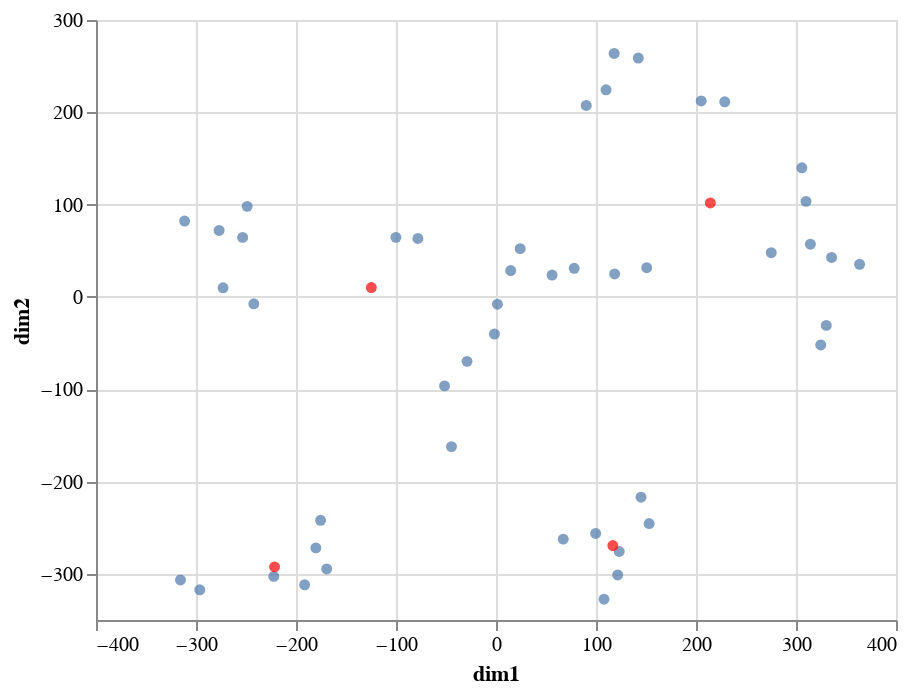

The cell this chart's notebook holds for it:
### Code cell
alt.Chart(cls_df).mark_circle().encode(x='dim1',y='dim2')  + alt.Chart(cluster_df).mark_circle(color='red').encode(x='dim1',y='dim2')

### Figure 1 — Vega-Lite specification as saved in the notebook (floating-point values rounded to 4 significant figures)
{"config": {"view": {"continuousWidth": 400, "continuousHeight": 300}}, "layer": [{"data": {"name": "data-8fcbe9e89c4fe4643751c92cf7b4ce37"}, "mark": "circle", "encoding": {"x": {"type": "quantitative", "field": "dim1"}, "y": {"type": "quantitative", "field": "dim2"}}}, {"data": {"name": "data-44f1a23db48b95ba437ddc2ea3d1e6e3"}, "mark": {"type": "circle", "color": "red"}, "encoding": {"x": {"type": "quantitative", "field": "dim1"}, "y": {"type": "quantitative", "field": "dim2"}}}], "$schema": "https://vega.github.io/schema/vega-lite/v4.8.1.json", "datasets": {"data-8fcbe9e89c4fe4643751c92cf7b4ce37": [{"dim1": -222.2, "dim2": -302.8}, {"dim1": 14.73, "dim2": 28.56}, {"dim1": 330.3, "dim2": -30.82}, {"dim1": -1.58, "dim2": -40.24}, {"dim1": -51.47, "dim2": -96.37}, {"dim1": 56.08, "dim2": 23.64}, {"dim1": 121.7, "dim2": -301.2}, {"dim1": -253.4, "dim2": 64.51}, {"dim1": 153.2, "dim2": -245.5}, {"dim1": -169.3, "dim2": -294.7}, {"dim1": -311.4, "dim2": 82.2}, {"dim1": -315.5, "dim2": -306.6}, {"dim1": 314.4, "dim2": 57.17}, {"dim1": 123.2, "dim2": -275.8}, {"dim1": 118.6, "dim2": 24.88}, {"dim1": 275.2, "dim2": 47.92}, {"dim1": 110.1, "dim2": 224.4}, {"dim1": -44.5, "dim2": -162.2}, {"dim1": -296.2, "dim2": -317.3}, {"dim1": 145.0, "dim2": -216.9}, {"dim1": 90.23, "dim2": 207.5}, {"dim1": -248.8, "dim2": 98.12}, {"dim1": 108.0, "dim2": -327.5}, {"dim1": 99.64, "dim2": -256.2}, {"dim1": 150.7, "dim2": 31.7}, {"dim1": 363.6, "dim2": 35.39}, {"dim1": 228.7, "dim2": 211.4}, {"dim1": 335.6, "dim2": 42.73}, {"dim1": -100.1, "dim2": 64.53}, {"dim1": -276.9, "dim2": 72.02}, {"dim1": 305.9, "dim2": 139.9}, {"dim1": 24.17, "dim2": 52.3}, {"dim1": -78.11, "dim2": 63.37}, {"dim1": 324.8, "dim2": -51.97}, {"dim1": -191.4, "dim2": -311.9}, {"dim1": -175.4, "dim2": -241.9}, {"dim1": -28.99, "dim2": -69.8}, {"dim1": -242.2, "dim2": -7.477}, {"dim1": 205.2, "dim2": 212.3}, {"dim1": 67.26, "dim2": -262.4}, {"dim1": 310.0, "dim2": 103.5}, {"dim1": -273.0, "dim2": 9.913}, {"dim1": 1.452, "dim2": -7.855}, {"dim1": 142.3, "dim2": 258.8}, {"dim1": 118.2, "dim2": 263.8}, {"dim1": -180.1, "dim2": -271.9}, {"dim1": 78.2, "dim2": 31.02}], "data-44f1a23db48b95ba437ddc2ea3d1e6e3": [{"dim1": -221.5, "dim2": -292.4}, {"dim1": 116.9, "dim2": -269.3}, {"dim1": 214.3, "dim2": 101.8}, {"dim1": -124.7, "dim2": 10.11}]}}
